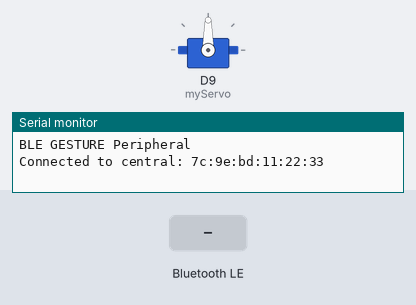
Bench run of a sketch on a simulated Arduino Nano 33 IoT. On the bench: servo, the last lines printed to the serial monitor. Inputs (shaded band) come from the test bench. Nothing arrives over Bluetooth unless stated; a phone connects over Bluetooth LE 3 s after start.

Above: at 3.8 s.
3.9 s: Bluetooth LE write "1" received
At 5.6 s:
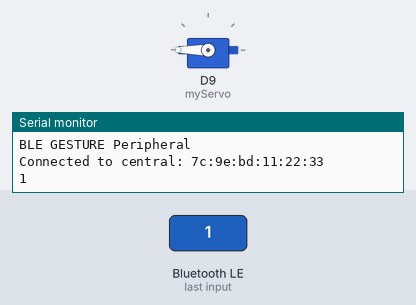
6.9 s: Bluetooth LE write "0" received
At 7.36 s:
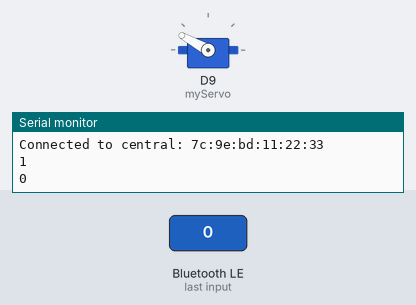
9.9 s: Bluetooth LE write "2" received
At 12.6 s:
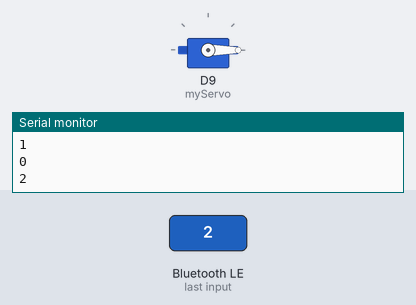
Timing chart, 0 to 14.1 s (numbered marks = the images above; inputs shaded):
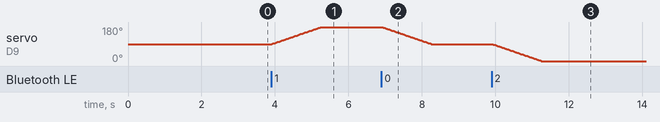

Measured:
- after the input at 3.9 s, servo on D9 (myServo): moves from 90° to 180° over 1.3 s, starting at once
- after the input at 6.9 s, servo on D9 (myServo): moves from 180° to 90° over 1.3 s, starting at once
- after the input at 9.9 s, servo on D9 (myServo): moves from 90° to 0° over 1.3 s, starting at once

The sketch:

Camera_Platform.ino
```cpp
#include <Servo.h>
#include <ArduinoBLE.h>

BLEService gestureService("19b10000-e8f2-537e-4f6c-d104768a1214"); // Bluetooth® Low Energy LED Service
// Bluetooth® Low Energy LED Switch Characteristic - custom 128-bit UUID, read and writable by central
BLEByteCharacteristic switchCharacteristic("19b10000-e8f2-537e-4f6c-d104768a1214", BLERead | BLEWrite);

Servo myServo;  // create servo object

int moveValue = 0; // 1 = left, 2 = right

void setup() {
  Serial.begin(9600);
  // begin initialization
  if (!BLE.begin()) {
    Serial.println("starting Bluetooth® Low Energy module failed!");
    while (1);
  }
  // set advertised local name and service UUID:
  BLE.setLocalName("GESTURE");
  BLE.setAdvertisedService(gestureService);

  // add the characteristic to the service
  gestureService.addCharacteristic(switchCharacteristic);

  // add service
  BLE.addService(gestureService);

  // set the initial value for the characteristic:
  switchCharacteristic.writeValue(0);

  // start advertising
  BLE.advertise();

  Serial.println("BLE GESTURE Peripheral");

  myServo.attach(9);  // attach to pin 9
}

void loop() {
  // listen for Bluetooth® Low Energy peripherals to connect:
  BLEDevice central = BLE.central();

  // if a central is connected to peripheral:
  if (central) {
    Serial.print("Connected to central: ");
    // print the central's MAC address:
    Serial.println(central.address());

    // while the central is still connected to peripheral:
    while (central.connected()) {
      if (switchCharacteristic.written()) {
        uint8_t newValue = switchCharacteristic.value();
        Serial.println(newValue);
        if(moveValue != newValue && moveValue == 0){
          switch (newValue) {
            case 1: moveLeft(newValue); break;
            case 2: moveRight(newValue); break;
          }
        }
        else if(moveValue != newValue && moveValue != 0){
          startPos(moveValue);
        }
      }
    }

    // when the central disconnects, print it out:
    Serial.print(F("Disconnected from central: "));
    Serial.println(central.address());
  }
}

void startPos(int value){
  // From Right
  if(value == 1){
    for (int angle = 180; angle >= 90; angle--) {
      myServo.write(angle);
      delay(15);
    }
  }
  // From Left
  else if(value == 2){
    for (int angle = 0; angle <= 90; angle++) {
      myServo.write(angle);
      delay(15);
    }
  }
  moveValue = 0;
}

void moveRight(int value){
  for (int angle = 90; angle >= 0; angle--) {
    myServo.write(angle);
    delay(15);
  }
  moveValue = value;
}
void moveLeft(int value){
  for (int angle = 90; angle <= 180; angle++) {
    myServo.write(angle);
    delay(15);
  }
  moveValue = value;
}
```
